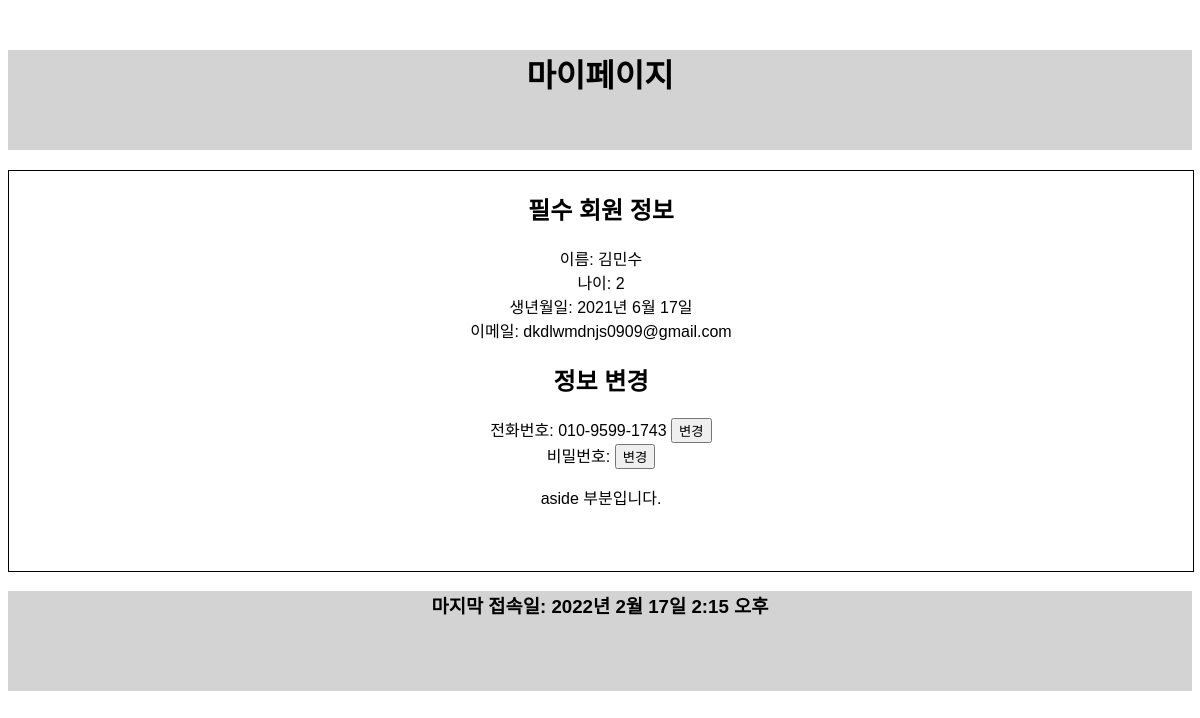
Page /userprofile/ (signed in) on the committed database.
### Diary/models.py (models this page shows, shortened)
class User(AbstractBaseUser):
    email = models.EmailField(verbose_name='이메일', max_length=255, unique=True)
    date_of_birth = models.DateField(verbose_name="생년월일", null=False)
    phone_num = models.CharField(verbose_name="전화번호",null=True, validators=[RegexValidator(r'^\d{3}-\d{4}-\d{4}$')], max_length=13)
    age = models.PositiveIntegerField(default=0, null=False, blank=False)
    name = models.CharField(verbose_name="이름", max_length=10)
    is_active = models.BooleanField(default=True)
    is_admin = models.BooleanField(default=False)
    objects = UserManager()
    USERNAME_FIELD = 'email'
    REQUIRED_FIELDS = ['date_of_birth', 'name', 'phone_num']

### Diary/views.py (the view)
# urls.py: path('userprofile/', views.userprofile, name='userprofile')
def userprofile(request):
    user = request.user
    if user.is_authenticated:
        return render(request, 'user_profile.html')
    else:
        return redirect('logout')

### templates/user_profile.html (shortened to what this page needs)
<!DOCTYPE html>
{% load static %}
<link rel="stylesheet" href="{% static "style.css" %}">
<html lang="ko-kr">
<head>
</head>
<body>
<div class="profile">
    <header><h1>마이페이지</h1></header>
    <main>
        <section>
            <p><h2>필수 회원 정보</h2></p>
            <article>
                    이름: {{ user.name }}<br>
                    나이: {{ user.age }}<br>
                    생년월일: {{ user.date_of_birth}}<br>
                    이메일: {{ user.email }}<br>
            </article>
        </section>
        <section>
            <p><h2>정보 변경</h2></p>
                <article>
                    전화번호: {{ user.phone_num }}
                    <button class="re_phonenum_button" onclick="location.href={% url 're_phonenum' %}">변경</button><br>
                    비밀번호:
                    <button class="re_password_button" onclick="location.href={% url 're_password' %}">변경</button><br>
                </article>
        </section>
        <aside>
            <p>aside 부분입니다.</p>
        </aside>
        </main>
        <footer>
            <h3>마지막 접속일: {{ user.last_login }}</h3>
        </footer>
</div>
</body>
</html>

### Diary/static/style.css (style rules this page uses)
body { font-family: 'S-CoreDream-4Regular', sans-serif !important; }
.profile { text-align: center; margin-top: 50px; }
.profile>header { background-color:lightgrey; height:100px; }
.profile>main { width:100%; height:400px; margin-top:20px; overflow:hidden; border:1px solid black; }
.profile>footer { background-color:lightgrey; height:100px; }
.profile>header, nav,section,article,footer,aside { text-align:center; }

### rows in the picture
User: name "김민수", age "2", date_of_birth "2021년 6월 17일", email "dkdlwmdnjs0909@gmail.com", phone_num "010-9599-1743", last_login "2022년 2월 17일 2:15 오후"
